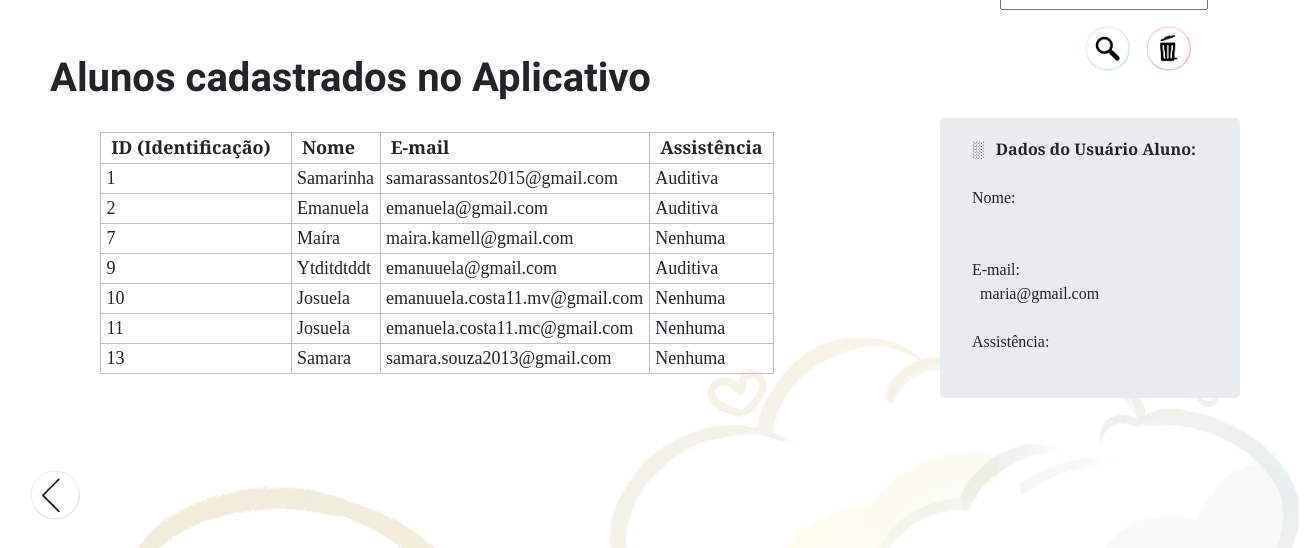
Screenshot of /Site/relatorioaluno.php (signed in) with the database file from the repository.
### tables this page shows
CREATE TABLE `TB_ALUNO` (
  `ID_ALUNO` int(11) NOT NULL,
  `NOME_ALUNO` varchar(60) NOT NULL,
  `EMAIL_ALUNO` varchar(60) NOT NULL,
  `SENHA_ALUNO` varchar(16) NOT NULL,
  `ASSISTENCIA_ALUNO` varchar(20) NOT NULL
);

### Site/relatorioaluno.php (the view, shortened to what this page needs)
<!DOCTYPE html>
<html>
<head>
	<link rel="stylesheet" href="https://stackpath.bootstrapcdn.com/bootstrap/4.3.1/css/bootstrap.min.css">
</head>
<body>
<?php
include"conect.php";
	$Matriz=$conexao->prepare("select* FROM TB_ALUNO");
	$Matriz->execute();
	echo "<br><br>
	<b style='font-family:Megrim; font-size:40px; margin-left:50px'> Alunos cadastrados no Aplicativo </b><br><br>";
	echo "<table border=1 class='tab01'>";
	echo "<tr>";
	echo "<td><b>&nbsp ID (Identificação) &nbsp&nbsp&nbsp</td>";
	echo "<td><b>&nbsp Nome &nbsp</td>";
	echo "<td><b>&nbsp E-mail &nbsp</td>";
	echo "<td><b>&nbsp Assistência &nbsp</b></td>";
	echo "</tr>";
	while ($Linha = $Matriz->fetch(PDO::FETCH_OBJ))
	{
		$idAluno = $Linha->ID_ALUNO;
		$nomeAluno = $Linha->NOME_ALUNO;
		$emailAluno = $Linha->EMAIL_ALUNO;
		$assistenciaAluno = $Linha->ASSISTENCIA_ALUNO;
	echo "<tr>";
	echo "<td>&nbsp".$idAluno."&nbsp</td>";
	echo "<td>&nbsp".$nomeAluno."&nbsp</td>";
	echo "<td>&nbsp".$emailAluno."&nbsp</td>";
	echo "<td>&nbsp".$assistenciaAluno."&nbsp</td>";
	echo "</tr>";
	}
	echo "</table>";
if (isset($_REQUEST['valor']) and ($_REQUEST['valor'] == 'enviado'))
{
		if ($_POST["id_aluno"]!="") $_SESSION['IdAluno'] = $_POST['id_aluno'];
		$Botao=$_POST["Botao"];
		if ($Botao == "Excluir")
		{
			include"alteraraluno.php";
		}
		if ($Botao == "Pesquisar")
		{
			include"localizaraluno.php";
		}
	}
	else
	{
		?>
		<br>
		<div class="formulario">
		<form name="form1" action="relatorioaluno.php?valor=enviado" method="POST">
			<div class="form-group">
				<label for="id"> ID do Aluno </label><p>
				<input class="input" class="form-control" type="text"  placeholder="Preencha ID do Aluno" name="id_aluno">
			</div>
			<div class="form-group">
				<button name="Botao" value="Pesquisar" input type='submit' class='btnPesquisar'></button>
				<button name="Botao"  value='Excluir' input type='submit' class='btnExcluir' onclick="return confirm('Tem certeza que deseja deletar este registro?')"></button>
			</div>
		</form>
		</div>
		<br><br><br>
		<a href="resposta.php"> <img src="imag/voltar2.png" class="btnVoltar"> </a>
		</body>
		<?php
	if ($_SESSION['controleAluno']=='localizado')
	{
	echo "<br><br>
		  <section class='jumbotron'>
		  <div id='MostraPesq' style='margin-top:-45px'>
		  <b>░&nbsp&nbsp Dados do Usuário Aluno: </b><br><br>";
	echo "Nome:<BR> &nbsp&nbsp"
		.$_SESSION['nomeAluno'].'<br>'.'<br>';
	echo "E-mail:<BR> &nbsp&nbsp"
		.$_SESSION['emailAluno'].'<br>'.'<br>';
	echo "Assistência:<BR> &nbsp&nbsp"
		.$_SESSION['assistenciaAluno'].'<br>'.'<br></div></section>';
	}
}
?>
</html>

### Site/relatorioaluno.php (style rules this page uses)
body { background: url("imag/backgroundnuv.png") no-repeat center center fixed; background-size: cover; -webkit-background-size: cover; -moz-background-size: cover; -ms-background-size: cover; -o-background-size: cover; }
.formulario { font-family: 'Alegreya Sans SC'; float: left; margin-top: -450px; margin-left: 1000px; width: 300px; }
.jumbotron { font-family: 'Alegreya Sans SC'; height: 280px; width: 300px; float: right; margin-right: 70px; margin-left: 40px; margin-top: -400px; }
.tab01 { font-family: 'Alegreya Sans SC'; margin-left: 100px; font-size: 18px; border-color: #C0C0C0; }
.btnPesquisar { background-image: url("imag/pesquisa2.png"); background-color: Transparent; background-repeat: no-repeat; background-size: 45px 45px; cursor: pointer; width: 45px; height: 45px; border: none; margin-left: 85px; }
.btnExcluir { background-image: url("imag/excluir2.png"); background-color: Transparent; background-repeat: no-repeat; background-size: 45px 45px; cursor: pointer; width: 45px; height: 45px; border: none; }
.btnVoltar { width: 50px; height: 50px; background-repeat: no-repeat; background-size: 50px 50px; margin-left: 30px; float: left; }

### rows the page displays
tb_aluno: ID_ALUNO "1", NOME_ALUNO "Samarinha", EMAIL_ALUNO "samarassantos2015@gmail.com", ASSISTENCIA_ALUNO "Auditiva"
tb_aluno: ID_ALUNO "2", NOME_ALUNO "Emanuela", EMAIL_ALUNO "emanuela@gmail.com", ASSISTENCIA_ALUNO "Auditiva"
tb_aluno: ID_ALUNO "7", NOME_ALUNO "Maíra", EMAIL_ALUNO "maira.kamell@gmail.com", ASSISTENCIA_ALUNO "Nenhuma"
tb_aluno: ID_ALUNO "9", NOME_ALUNO "Ytditdtddt", EMAIL_ALUNO "emanuuela@gmail.com", ASSISTENCIA_ALUNO "Auditiva"
tb_aluno: ID_ALUNO "10", NOME_ALUNO "Josuela", EMAIL_ALUNO "emanuuela.costa11.mv@gmail.com", ASSISTENCIA_ALUNO "Nenhuma"
tb_aluno: ID_ALUNO "11", NOME_ALUNO "Josuela", EMAIL_ALUNO "emanuela.costa11.mc@gmail.com", ASSISTENCIA_ALUNO "Nenhuma"
tb_aluno: ID_ALUNO "13", NOME_ALUNO "Samara", EMAIL_ALUNO "samara.souza2013@gmail.com", ASSISTENCIA_ALUNO "Nenhuma"

### other values shown
$_SESSION['emailAluno'] "maria@gmail.com"
